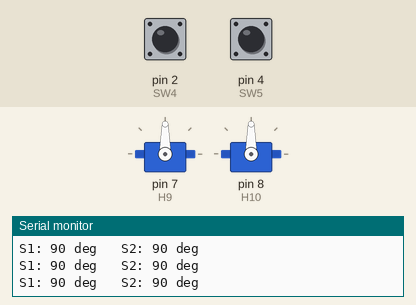
Recording of a sketch running on a simulated Arduino Nano, built with avr-gcc and run on an emulated ATmega328P. Parts: 2 × servo, the last lines printed to the serial monitor. The test bench sets the inputs (shaded band); at power-on: pin 2 (SW4) HIGH, pin 4 (SW5) HIGH.

Above: at 3.2 s.
3.3 s: pin 2 (SW4) pulled LOW for 3.2 s
At 5.0 s:
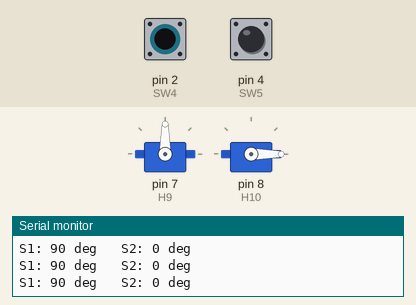
8.0 s: pin 4 (SW5) pulled LOW for 3.2 s
At 11.5 s:
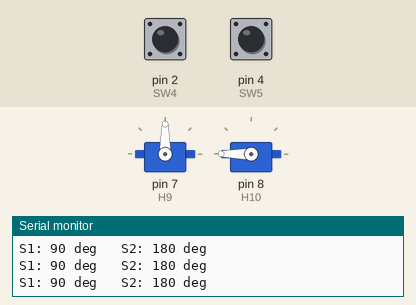
12.7 s: pin 2 (SW4) pulled LOW for 1 s
At 14.8 s:
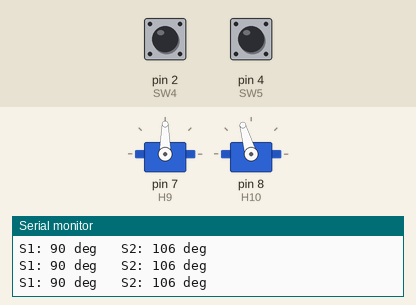
15.2 s: pin 4 (SW5) pulled LOW for 0.15 s
At 16.8 s:
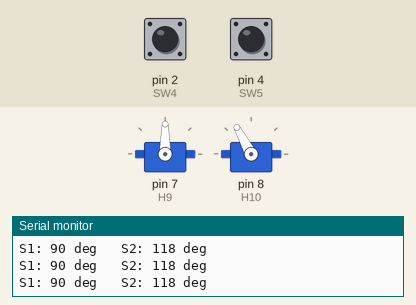
18.3 s: pin 4 (SW5) pulled LOW for 1 s
At 18.48 s:
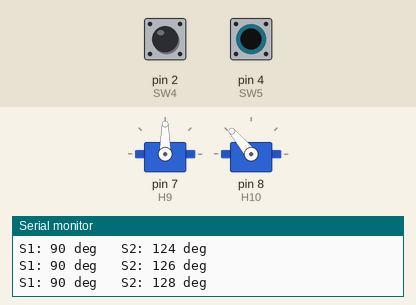
22.3 s: pin 2 (SW4) driven LOW and pin 4 (SW5) driven LOW
At 22.49 s:
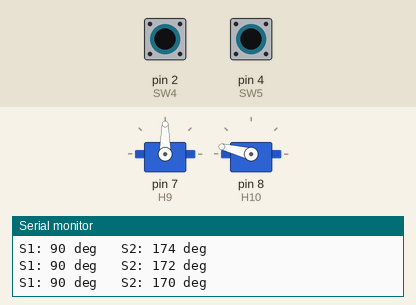
Timing chart, 0 to 26.2 s (numbered marks = the images above; inputs shaded):
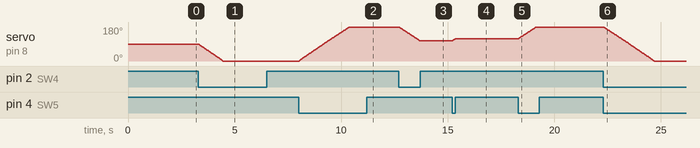

The sketch:

B10_Servo_Controller_Project.ino
```cpp
/* ================================================================================
Project: Servo Controller [B10_Servo_Controller_Project]
Version: 1.2
Updated: September 14, 2026

Platform: mirobo.tech ARPS-2 circuit (any configuration)
Requires: ARPS2.h header file

Before starting this project, re-read GE 1 and GE 3 from
Activity 10: Analog Output.

Servo position is controlled by PWM pulse width, not duty cycle.
The standard hobby servo protocol uses a 50 Hz signal where:
  - 1.0ms pulse = full anti-clockwise (~0 degrees)
  - 1.5ms pulse = centre position (~90 degrees)
  - 2.0ms pulse = full clockwise (~180 degrees)

Arduino's Servo library handles all of this automatically.
The servo.write(angle) function accepts an angle in degrees
(0-180) and generates the correct pulse width internally,
making servo control much simpler than raw PWM.

Servo connector locations on ARPS-2:
  H9  - Servo channel 1
  H10 - Servo channel 2

Note: ARPS-2 has no on-board potentiometers, so this project
uses button control only - there is no pots-installed option
here, unlike the BEAPER Nano version of this project.

Controls:
  SW2/SW3 - servo 1 step anti-clockwise/clockwise
  SW4/SW5 - servo 2 step anti-clockwise/clockwise
================================================================================*/
// IMPORTANT: Make sure that ARPS2.h is accessible as a tab in this project.
#include "ARPS2.h"      // Define ARPS-2 I/O devices
#include <Servo.h>

// ---- Program Constants ---------------
const int STEP_DELAY  = 20;           // Main loop delay (ms)
const int ANGLE_STEP  = 2;            // Degrees per button press step

// ---- Servo objects -------------------
Servo servo1;                         // Servo on connector H9
Servo servo2;                         // Servo on connector H10

// ---- Program Variables ---------------
int servo1_angle = 90;                // Current angle for servo 1 (degrees)
int servo2_angle = 90;                // Current angle for servo 2 (degrees)


// ---- Program Functions ---------------

int set_servo(Servo &srv, int angle)
{
    // Set a servo to the given angle (0-180 degrees).
    // Clamps the angle to the valid range before writing.
    // Returns the clamped angle so the caller can store it.
    //
    // The '&' in 'Servo &srv' makes 'srv' a reference parameter -
    // the function works directly on the original Servo object
    // passed by the caller rather than making a copy of it.
    // This is necessary because Servo objects cannot be copied,
    // and it allows one function to work with servo1, servo2,
    // or any other Servo object passed to it.
    angle = constrain(angle, 0, 180);
    srv.write(angle);
    return angle;
}


void setup()
{
    // Configure Arduino UNO status LED as output
    pinMode(LED_BUILTIN, OUTPUT);
    digitalWrite(LED_BUILTIN, HIGH);

    // Attach servos to their output pins
    servo1.attach(H9);
    servo2.attach(H10);

    // Configure ARPS-2 pushbuttons as inputs
    // NOTE: Arduino UNO Rev 3 users should comment out the SW2 and SW3
    // lines below, since these pins are shared with the USB serial port.
    pinMode(SW2, INPUT_PULLUP);
    pinMode(SW3, INPUT_PULLUP);
    pinMode(SW4, INPUT_PULLUP);
    pinMode(SW5, INPUT_PULLUP);

    Serial.begin(9600);
    delay(2000);                       // Give Serial Monitor time to
                                        // connect, without blocking
                                        // forever if it's never opened

    // Move both servos to centre on startup
    servo1_angle = set_servo(servo1, servo1_angle);
    servo2_angle = set_servo(servo2, servo2_angle);

    Serial.println("Servo Controller");
    Serial.println("SW2/SW3: servo 1 anti-CW/CW   SW4/SW5: servo 2 anti-CW/CW");
    Serial.println("Servos at centre (90 degrees)");
}

void loop()
{
    if (digitalRead(SW2) == LOW)
        servo1_angle -= ANGLE_STEP;
    else if (digitalRead(SW3) == LOW)
        servo1_angle += ANGLE_STEP;

    if (digitalRead(SW4) == LOW)
        servo2_angle -= ANGLE_STEP;
    else if (digitalRead(SW5) == LOW)
        servo2_angle += ANGLE_STEP;

    servo1_angle = set_servo(servo1, servo1_angle);
    servo2_angle = set_servo(servo2, servo2_angle);

    Serial.print("S1: "); Serial.print(servo1_angle);
    Serial.print(" deg   S2: "); Serial.print(servo2_angle);
    Serial.println(" deg");

    delay(STEP_DELAY);
}


/* ================================================================================
Extension Activities
================================================================================

--------------------------------------------------------------------------------
EA 1 - write() vs. writeMicroseconds()
--------------------------------------------------------------------------------

The Servo library's 'write()' function accepts angles in
degrees and converts them to pulse widths internally. The
library also provides 'writeMicroseconds(us)' for direct
pulse width control in microseconds.

Try calling 'servo1.writeMicroseconds(1000)', then 1500,
then 2000. Do these correspond to the 0, 90, and 180 degree
positions from 'write()'? Are the endpoints exactly the
same, or does your servo respond to a wider range?

Compare 'write()' with 'writeMicroseconds()' - which gives
you more control over the exact servo position? For standard
applications 'write()' is simpler, but 'writeMicroseconds()'
is useful when you need to fine-tune the endpoints or work
with servos that use a non-standard pulse width range.

--------------------------------------------------------------------------------
EA 2 - sweep(Servo &srv, int start, int end, int step_ms)
--------------------------------------------------------------------------------

Write a 'sweep(Servo &srv, int start, int end, int step_ms)'
function that moves a servo smoothly from start to end angle,
pausing step_ms milliseconds between each degree. Use it to
create a continuous scanning motion between 0 and 180 degrees.

Note that 'delay()' inside 'sweep()' blocks 'loop()' for
its full duration. How would you allow two servos to sweep
simultaneously? This is the problem Activity 11's non-blocking
timing solves.

--------------------------------------------------------------------------------
EA 3 - Servo sequencer
--------------------------------------------------------------------------------

Implement a servo sequencer using a 2D array of position and
dwell-time pairs, similar to the Sound Player's melody array:

Example code:

const int sequence[][2] = {
    {  10, 500 },   // Position, dwell time (ms)
    {  90, 300 },
    { 170, 500 },
    {  90, 300 },
};
const int SEQ_LENGTH = sizeof(sequence) / sizeof(sequence[0]);

Write a 'play_sequence(Servo &srv)' function that steps through
the array, moving the servo to each position and waiting the
specified dwell time.

*/
```

ARPS2.h
```cpp
/* =============================================================================
ARPS-2 board header file [ARPS2.h]
Version: 1.2
Updated: September 5, 2026

Board header file for the mirobo.tech ARPS-2 circuit.

This header defines Arduino UNO's GPIO pins for ARPS-2's on-board circuits
and devices, and provides simple helper functions to enable beginners to
focus on learning programming concepts more quickly.

Before getting started with it you should know:
- nothing here is hidden, or **magic**, or requires special libraries
- the functions are just normal Arduino C code to help you start learning
- you're encouraged to modify the code to make it work better for you!

ARPS-2 hardware notes:
- Pushbutton switches use internal pull-up resistors (pressed == LOW)
- LEDs and motor driver share I/O pins
- Headers H1-H4 are shared between digital I/O, analog I/O, I2C, and SONAR
==============================================================================*/

#ifndef ARPS2_H
#define ARPS2_H

// -----------------------------------------------------------------------------
// On-board Arduino LED
// -----------------------------------------------------------------------------
// Pre-defined Arduino UNO LED. Setup using the name listed below:

// LED_BUILTIN (D13)      // On-board LED (shared with H2 and SONAR TRIG)


// -----------------------------------------------------------------------------
// ARPS-2 LEDs
// -----------------------------------------------------------------------------
// IMPORTANT: LED pins are shared with the motor controller. Using the LEDs
// while the motors are active will affect motor behavior!

const uint8_t LED2 = 3;   // M1A
const uint8_t LED3 = 9;   // M1B
const uint8_t LED4 = 10;  // M2A
const uint8_t LED5 = 11;  // M2B

const uint8_t LEDS[] = {LED2, LED3, LED4, LED5};  // Array of all LED pins
const uint8_t NUM_LEDS = 4;

inline void leds_on()
{
    digitalWrite(LED2, HIGH);
    digitalWrite(LED3, HIGH);
    digitalWrite(LED4, HIGH);
    digitalWrite(LED5, HIGH);
}

inline void leds_off()
{
    digitalWrite(LED2, LOW);
    digitalWrite(LED3, LOW);
    digitalWrite(LED4, LOW);
    digitalWrite(LED5, LOW);
}


// -----------------------------------------------------------------------------
// ARPS-2 Pushbutton Switches
// -----------------------------------------------------------------------------
// All pushbutton switches use internal pull-up resistors (active-LOW)

// NOTE: SW2 and SW3 are fully supported on Arduino UNO R4 Minima and Arduino
// UNO R4 WiFi. Arduino UNO Rev 3 uses D0 and D1 as serial Rx and Tx lines
// which prevent SW2 and SW3 from operating during programming and debugging.

const uint8_t SW2 = 0;    // UNO R4 only!
const uint8_t SW3 = 1;    // UNO R4 only!
const uint8_t SW4 = 2;
const uint8_t SW5 = 4;

const uint8_t SWITCHES[] = {SW2, SW3, SW4, SW5};  // Array of all switch pins
const uint8_t NUM_SWITCHES = 4;


// -----------------------------------------------------------------------------
// ARPS-2 Motor Controller
// -----------------------------------------------------------------------------
// IMPORTANT: The motor controller is connected to the LED pins. Using the LEDs
// while the motors are active will affect motor behaviour!

const uint8_t M1A = 3;    // Left motor terminal A
const uint8_t M1B = 9;    // Left motor terminal B
const uint8_t M2A = 10;   // Right motor terminal A
const uint8_t M2B = 11;   // Right motor terminal B

// Motor helper functions
// Call pinMode() for all motor pins in setup() before using these
// functions. Motor pins share I/O with LED pins, so a single set
// of pinMode() calls covers both LEDs and motors.
//
// Suggested setup() pinMode calls:
//   pinMode(LED2, OUTPUT);   // LED2 / M1A
//   pinMode(LED3, OUTPUT);   // LED3 / M1B
//   pinMode(LED4, OUTPUT);   // LED4 / M2A
//   pinMode(LED5, OUTPUT);   // LED5 / M2B

inline void motors_stop()
{
    digitalWrite(M1A, LOW);
    digitalWrite(M1B, LOW);
    digitalWrite(M2A, LOW);
    digitalWrite(M2B, LOW);
}

inline void left_motor_forward()
{
    digitalWrite(M1A, HIGH);
    digitalWrite(M1B, LOW);
}

inline void left_motor_reverse()
{
    digitalWrite(M1A, LOW);
    digitalWrite(M1B, HIGH);
}

inline void left_motor_stop()
{
    digitalWrite(M1A, LOW);
    digitalWrite(M1B, LOW);
}

inline void right_motor_forward()
{
    digitalWrite(M2A, LOW);
    digitalWrite(M2B, HIGH);  // Opposite of left_motor_forward()
}

inline void right_motor_reverse()
{
    digitalWrite(M2A, HIGH);  // Opposite of left_motor_reverse()
    digitalWrite(M2B, LOW);
}

inline void right_motor_stop()
{
    digitalWrite(M2A, LOW);
    digitalWrite(M2B, LOW);
}


// -----------------------------------------------------------------------------
// ARPS-2 Piezo Speaker
// -----------------------------------------------------------------------------

const uint8_t LS1 = 6;    // ARPS-2 Piezo speaker LS1

inline void beep()
{
    tone(LS1, 1000, 100); // Play a short beep
}


// -----------------------------------------------------------------------------
// ARPS-2 Analog Inputs
// -----------------------------------------------------------------------------
// Analog inputs AH1 and AH4 are shared with D18, D19, and I2C SDA, SCL

// NOTE: Q2 and Q3 share analog input A1. This is by design to save an analog
// input pin (Q2 is designed to be used with Q1 for line sensing, while Q3
// is designed to be used with Q1 for floor sensing):
// - Robot line sensors:  install both Q1 and Q2 phototransistors in L module
// - Robot floor sensors: install only Q1 in L module, and Q3 in R module

const uint8_t Q1 = A0;    // Left floor/line sensor phototransistor Q1
const uint8_t Q2 = A1;    // Right line sensor phototransistor Q2 (line sensing mode)
const uint8_t Q3 = A1;    // Right floor sensor phototransistor Q3 (floor sensing mode)
const uint8_t ATEMP = A2; // Analog temperature sensor U1
const uint8_t ADIV = A3;  // Analog voltage divider (R20/R21) tap
const uint8_t AH1 = A4;   // Analog input from header H1 (shared with D18)
const uint8_t AH4 = A5;   // Analog input from header H4 (shared with D19)

// NOTE: Arduino UNO R4 Minima and Arduino UNO R4 WiFi both support 10-bit
// (default, 0-1023), 12-bit (0-4095), and 14-bit (0-16383) resolution via
// analogReadResolution() in setup(). See the intermediate activities for
// higher resolution use.

// Analog Helper Functions
// These analog helper functions return 10-bit (0-1023) values and require
// modification if analog resolution is changed.

inline int Q1_level() { return 1023 - analogRead(Q1); }   // Higher reflectivity -> higher values
inline int Q2_level() { return 1023 - analogRead(Q2); }   // Higher reflectivity -> higher values (line mode)
inline int Q3_level() { return 1023 - analogRead(Q3); }   // Higher reflectivity -> higher values (floor mode)
inline int temp_level() { return analogRead(ATEMP); }     // Warmer -> higher values
inline int ADIV_level() { return analogRead(ADIV); }      // Voltage divider tap


// -----------------------------------------------------------------------------
// Expansion Header I/O Pins
// -----------------------------------------------------------------------------
// NOTE: I/O headers H1 and H4 are shared with analog inputs A4 (AH1) and A5 (AH4).

const uint8_t H1 = 18;    // Header H1 (digital, shared with A4)
const uint8_t H2 = 13;    // Header H2 (shared with SONAR TRIG and onboard LED)
const uint8_t TRIG = 13;  // Ultrasonic SONAR distance sensor TRIG(ger) output
const uint8_t H3 = 12;    // Header H3 (shared with SONAR ECHO)
const uint8_t ECHO = 12;  // Ultrasonic SONAR distance sensor ECHO input
const uint8_t H4 = 19;    // Header H4 (digital, shared with A5)
const uint8_t H9 = 7;     // Digital I/O or Servo output pin
const uint8_t H10 = 8;    // Digital I/O or Servo output pin


// -----------------------------------------------------------------------------
// Optional IR Demodulator Input Pin
// -----------------------------------------------------------------------------

const uint8_t IR = 5;     // Demodulator U3


// -----------------------------------------------------------------------------
// SONAR Distance Sensor Functions
// -----------------------------------------------------------------------------
// NOTE: TRIG (pin 13) is shared with LED_BUILTIN and H2. Using LED_BUILTIN
// while the SONAR sensor is active will interfere with the reading!

// Call sonar_setup() once in setup() to configure the SONAR pins.
inline void sonar_setup()
{
    pinMode(TRIG, OUTPUT);
    digitalWrite(TRIG, LOW);
    pinMode(ECHO, INPUT);
}

// sonar_range(max_range) - Returns the distance to the nearest
//     target within max_range in cm (defaults to 1m)
//
// Returns either:
//     distance (cm) - closest target within max_range
//     0             - no target detected within max_range
//     -1            - time-out waiting for ECHO to start
//     -2            - previous ECHO is still in progress

inline float sonar_range(int max_range = 100)
{
    // Return -2 if a previous ECHO pulse is still in progress
    if (digitalRead(ECHO) == HIGH)
        return -2;

    // Make a 10 us TRIG pulse to start a range measurement
    digitalWrite(TRIG, HIGH);
    delayMicroseconds(10);
    digitalWrite(TRIG, LOW);

    // Convert max_range plus 1cm margin to round trip time-out
    // in microseconds (~29us/cm one way)
    unsigned long max_us = (max_range + 1) * 58;

    // Wait up to 2500us for ECHO to go HIGH after TRIG.
    // (Necessary for 3.3V HC-SR04P/RCWL-9610A SONAR modules.)
    unsigned long start_us = micros();
    while (digitalRead(ECHO) == LOW)
    {
        if (micros() - start_us > 2500)
            return -1;      // ECHO did not start
    }

    // Measure ECHO pulse duration.
    start_us = micros();
    while (digitalRead(ECHO) == 1)
    {
        if (micros() - start_us > max_us)
        {
            return 0;       // No target within max_range
        }
    }

    // Convert ECHO duration to distance. (~29us/cm one way)
    return (micros() - start_us) / 58.0f;
}

#endif
```

Measured:
- after the input at 3.3 s, servo on pin 8 (H10): moves from 90° to 0° over 1.1 s, starting at once
- after the input at 8.0 s, servo on pin 8 (H10): moves from 0° to 180° over 2.4 s, starting at once
- after the input at 12.7 s, servo on pin 8 (H10): moves from 180° to 106° over 0.97 s, starting at once
- after the input at 15.2 s, servo on pin 8 (H10): 106° → 118° at once
- after the input at 18.3 s, servo on pin 8 (H10): moves from 118° to 180° over 0.81 s, starting at once
- after the input at 22.3 s, servo on pin 8 (H10): moves from 180° to 0° over 2.4 s, starting at once
